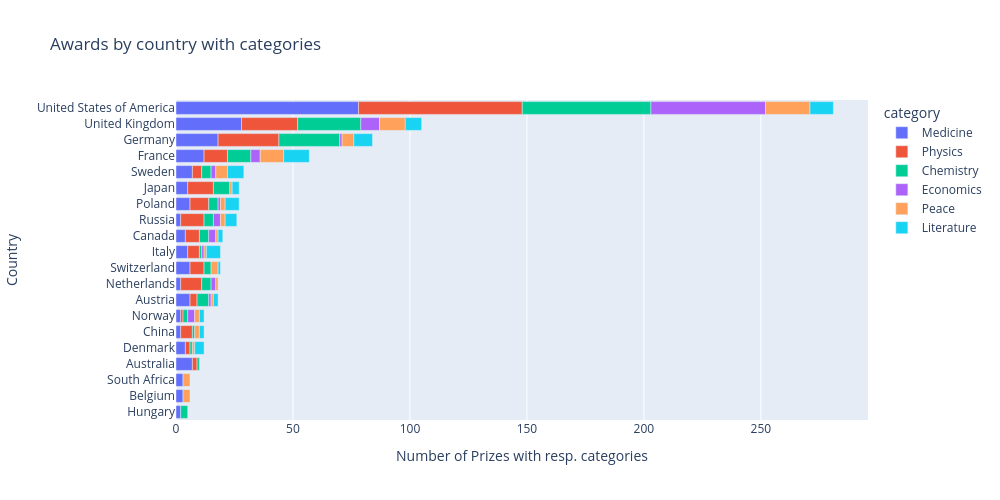

Notebook cell for this chart:
### Code cell
country_cat_bar = px.bar(country_cat,x='prize',y='birth_country_current',orientation='h',color='category',color_continuous_scale='spectral',height=500,width=1000,title='Awards by country with categories')
country_cat_bar.update_layout(xaxis_title='Number of Prizes with resp. categories', 
                    yaxis_title='Country',
                    yaxis={'categoryorder': 'total ascending'})
country_cat_bar.show()

### Figure 1 — Plotly figure (JSON) as saved in the notebook; plotly's stock layout.template omitted (floating-point values rounded to 4 significant figures)
{"data": [{"hovertemplate": "category=Medicine<br>prize=%{x}<br>birth_country_current=%{y}<extra></extra>", "legendgroup": "Medicine", "marker": {"color": "#636efa", "pattern": {"shape": ""}}, "name": "Medicine", "orientation": "h", "showlegend": true, "textposition": "auto", "type": "bar", "x": [78, 28, 18, 12, 7, 6, 5, 2, 4, 6, 5, 6, 2, 4, 2, 2, 7, 3, 3, 2], "xaxis": "x", "y": ["United States of America", "United Kingdom", "Germany", "France", "Sweden", "Poland", "Japan", "Russia", "Canada", "Switzerland", "Italy", "Austria", "Netherlands", "Denmark", "China", "Norway", "Australia", "Belgium", "South Africa", "Hungary"], "yaxis": "y"}, {"hovertemplate": "category=Physics<br>prize=%{x}<br>birth_country_current=%{y}<extra></extra>", "legendgroup": "Physics", "marker": {"color": "#EF553B", "pattern": {"shape": ""}}, "name": "Physics", "orientation": "h", "showlegend": true, "textposition": "auto", "type": "bar", "x": [70, 24, 26, 10, 4, 11, 8, 10, 6, 6, 5, 9, 3, 5, 2, 1, 2], "xaxis": "x", "y": ["United States of America", "United Kingdom", "Germany", "France", "Sweden", "Japan", "Poland", "Russia", "Canada", "Switzerland", "Italy", "Netherlands", "Austria", "China", "Denmark", "Norway", "Australia"], "yaxis": "y"}, {"hovertemplate": "category=Chemistry<br>prize=%{x}<br>birth_country_current=%{y}<extra></extra>", "legendgroup": "Chemistry", "marker": {"color": "#00cc96", "pattern": {"shape": ""}}, "name": "Chemistry", "orientation": "h", "showlegend": true, "textposition": "auto", "type": "bar", "x": [55, 27, 26, 10, 4, 7, 4, 4, 4, 3, 1, 5, 4, 2, 1, 1, 1, 3], "xaxis": "x", "y": ["United States of America", "United Kingdom", "Germany", "France", "Sweden", "Japan", "Poland", "Russia", "Canada", "Switzerland", "Italy", "Austria", "Netherlands", "Norway", "China", "Denmark", "Australia", "Hungary"], "yaxis": "y"}, {"hovertemplate": "category=Economics<br>prize=%{x}<br>birth_country_current=%{y}<extra></extra>", "legendgroup": "Economics", "marker": {"color": "#ab63fa", "pattern": {"shape": ""}}, "name": "Economics", "orientation": "h", "showlegend": true, "textposition": "auto", "type": "bar", "x": [49, 8, 1, 4, 2, 1, 3, 3, 1, 2, 1, 3], "xaxis": "x", "y": ["United States of America", "United Kingdom", "Germany", "France", "Sweden", "Poland", "Russia", "Canada", "Italy", "Netherlands", "Austria", "Norway"], "yaxis": "y"}, {"hovertemplate": "category=Peace<br>prize=%{x}<br>birth_country_current=%{y}<extra></extra>", "legendgroup": "Peace", "marker": {"color": "#FFA15A", "pattern": {"shape": ""}}, "name": "Peace", "orientation": "h", "showlegend": true, "textposition": "auto", "type": "bar", "x": [19, 11, 5, 10, 5, 2, 1, 2, 1, 3, 1, 1, 1, 2, 2, 1, 3, 3], "xaxis": "x", "y": ["United States of America", "United Kingdom", "Germany", "France", "Sweden", "Poland", "Japan", "Russia", "Canada", "Switzerland", "Italy", "Austria", "Netherlands", "China", "Norway", "Denmark", "Belgium", "South Africa"], "yaxis": "y"}, {"hovertemplate": "category=Literature<br>prize=%{x}<br>birth_country_current=%{y}<extra></extra>", "legendgroup": "Literature", "marker": {"color": "#19d3f3", "pattern": {"shape": ""}}, "name": "Literature", "orientation": "h", "showlegend": true, "textposition": "auto", "type": "bar", "x": [10, 7, 8, 11, 7, 6, 3, 5, 2, 6, 1, 2, 4, 2, 2], "xaxis": "x", "y": ["United States of America", "United Kingdom", "Germany", "France", "Sweden", "Poland", "Japan", "Russia", "Canada", "Italy", "Switzerland", "Austria", "Denmark", "China", "Norway"], "yaxis": "y"}], "layout": {"barmode": "relative", "height": 500, "legend": {"title": {"text": "category"}, "tracegroupgap": 0}, "title": {"text": "Awards by country with categories"}, "width": 1000, "xaxis": {"anchor": "y", "domain": [0, 1], "title": {"text": "Number of Prizes with resp. categories"}}, "yaxis": {"anchor": "x", "categoryorder": "total ascending", "domain": [0, 1], "title": {"text": "Country"}}}}
